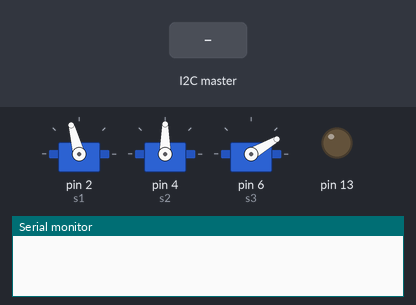
A sketch run on a simulated Arduino Uno, built with avr-gcc and run on an emulated ATmega328P. On the bench: 3 × servo, output pins drawn as LEDs (lit = HIGH), the last lines printed to the serial monitor. Inputs (shaded band) come from the test bench.

Above: at 1.2 s.
1.3 s: the I2C master sends the byte 1
At 1.6 s:
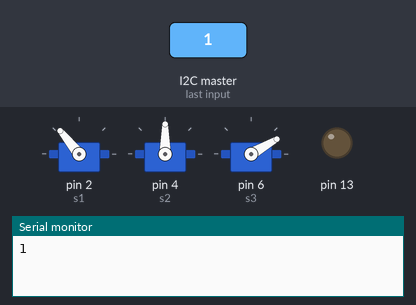
2.8 s: the I2C master sends the byte 90
At 4.0 s:
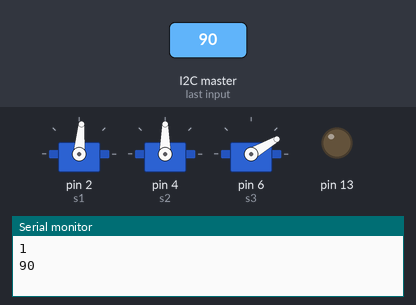
4.3 s: the I2C master sends the byte 200
At 5.1 s:
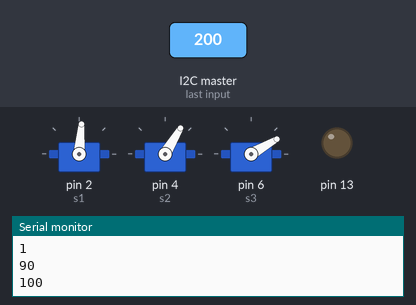
5.8 s: the I2C master sends the byte 0
At 6.3 s:
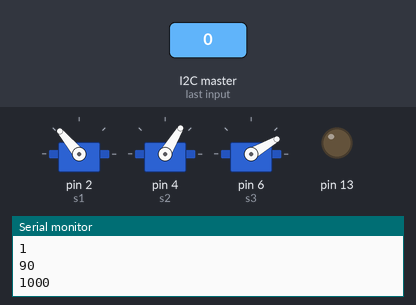
Timing chart, 0 to 32.0 s (numbered marks = the images above; inputs shaded):
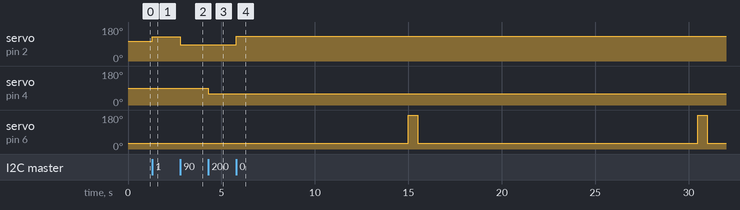

Measured:
- after the input at 1.3 s, servo on pin 2 (s1): 105° → 129° at once
- after the input at 2.8 s, servo on pin 2 (s1): 129° → 85° at once
- after the input at 4.3 s, servo on pin 4 (s2): 90° → 59° at once
- after the input at 5.8 s, servo on pin 2 (s1): 85° → 130° at once
- by itself, servo on pin 6 (s3): alternates 180° for 0.50 s and 30° for 15.0 s

The sketch:

i2c_receiver.ino
```cpp
#include <Wire.h>
#include <Servo.h>

#define SLAVE_ADDRESS 0x04
//make sure the i2c connection is at the right address

Servo s1;
Servo s2;
Servo s3;
int number;
int pos;
int pos2;
int x;
int y;
int state = 0;
//just setting up all the variables and servos

void setup(){
  pinMode(13,OUTPUT);
  Serial.begin(9600);
  Wire.begin(SLAVE_ADDRESS);
  //setting up the i2c connection with the arduino only acting as the slave

  Wire.onReceive(receiveData);
  //get the data from the rpi
  s1.attach(2);
  s2.attach(4);
  s3.attach(6);
  s1.write(105);
  s2.write(90);
  s3.write(30);
  //set up all the servos pins and initial positions


}

void loop(){
    delay(15000);
    s3.write(180);
    delay(500);
    s3.write(30);
    //every 15 seconds the 3rd servo lets go of the elestic band
}

void receiveData(int byteCount){ //recieve data from rpi
  while(Wire.available()){ //if it is available
    number=Wire.read(); //read the value
    if (number <= 100){
      x = number;
      pos = map(x, 79, 0, 90, 130);
      s1.write(pos);
      Serial.println(x);
      //if it is below 100, map it out to the servo and write the value to the servo
    }
    else{
      y = number - 100;
      pos2 = map(y, 59, 0, 100, 160);
      s2.write(pos2);
      Serial.print(y);
      //if it is above 100,takeaway 100 and map it out and write it to the servo
    }
  }
}
```
